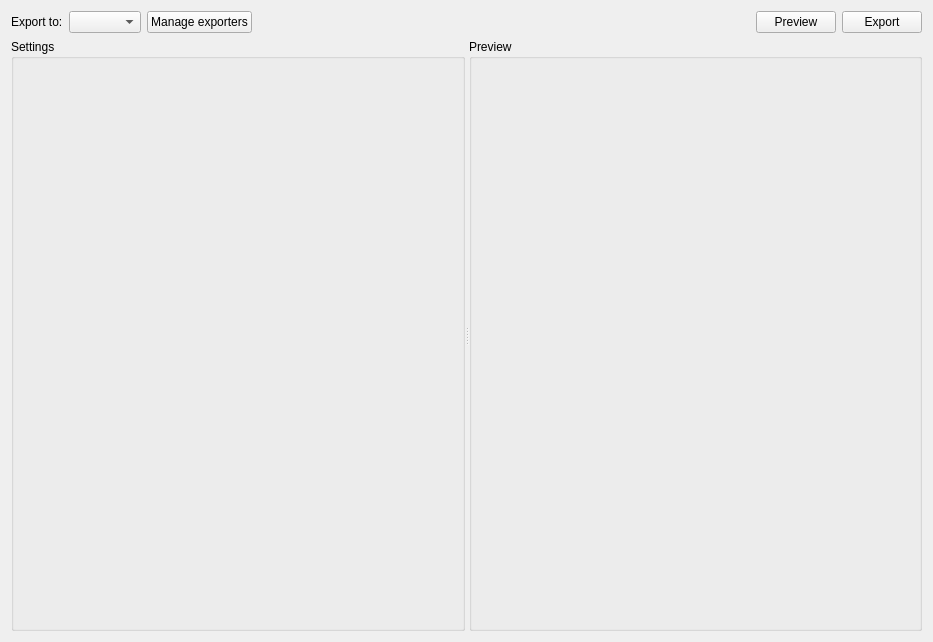
<?xml version="1.0" encoding="UTF-8"?>
<ui version="4.0">
 <class>exporter</class>
 <widget class="QWidget" name="exporter">
  <property name="geometry">
   <rect>
    <x>0</x>
    <y>0</y>
    <width>933</width>
    <height>642</height>
   </rect>
  </property>
  <property name="windowTitle">
   <string>Export</string>
  </property>
  <layout class="QVBoxLayout" name="verticalLayout">
   <item>
    <layout class="QHBoxLayout" name="horizontalLayout">
     <item>
      <widget class="QLabel" name="label">
       <property name="text">
        <string>Export to:</string>
       </property>
      </widget>
     </item>
     <item>
      <widget class="QComboBox" name="cmbExporters"/>
     </item>
     <item>
      <widget class="QPushButton" name="btnManageExporters">
       <property name="text">
        <string>Manage exporters</string>
       </property>
       <property name="icon">
        <iconset theme="preferences-system"/>
       </property>
      </widget>
     </item>
     <item>
      <spacer name="horizontalSpacer">
       <property name="orientation">
        <enum>Qt::Horizontal</enum>
       </property>
       <property name="sizeHint" stdset="0">
        <size>
         <width>40</width>
         <height>20</height>
        </size>
       </property>
      </spacer>
     </item>
     <item>
      <widget class="QPushButton" name="btnPreview">
       <property name="text">
        <string>Preview</string>
       </property>
       <property name="icon">
        <iconset theme="document-print-preview"/>
       </property>
      </widget>
     </item>
     <item>
      <widget class="QPushButton" name="btnExport">
       <property name="text">
        <string>Export</string>
       </property>
       <property name="icon">
        <iconset theme="document-export"/>
       </property>
      </widget>
     </item>
    </layout>
   </item>
   <item>
    <widget class="QSplitter" name="splitter">
     <property name="orientation">
      <enum>Qt::Horizontal</enum>
     </property>
     <widget class="QGroupBox" name="grpSettings">
      <property name="title">
       <string>Settings</string>
      </property>
      <layout class="QVBoxLayout" name="verticalLayout_3">
       <property name="spacing">
        <number>0</number>
       </property>
       <property name="leftMargin">
        <number>0</number>
       </property>
       <property name="topMargin">
        <number>0</number>
       </property>
       <property name="rightMargin">
        <number>0</number>
       </property>
       <property name="bottomMargin">
        <number>0</number>
       </property>
      </layout>
     </widget>
     <widget class="QGroupBox" name="grpPreview">
      <property name="title">
       <string>Preview</string>
      </property>
      <layout class="QVBoxLayout" name="verticalLayout_2">
       <property name="spacing">
        <number>0</number>
       </property>
       <property name="leftMargin">
        <number>0</number>
       </property>
       <property name="topMargin">
        <number>0</number>
       </property>
       <property name="rightMargin">
        <number>0</number>
       </property>
       <property name="bottomMargin">
        <number>0</number>
       </property>
      </layout>
     </widget>
    </widget>
   </item>
  </layout>
 </widget>
 <resources/>
 <connections/>
</ui>
